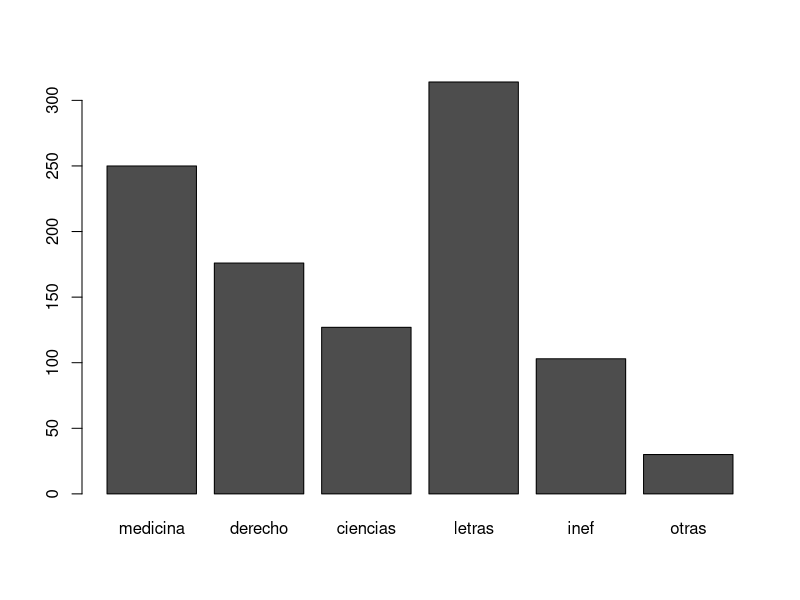
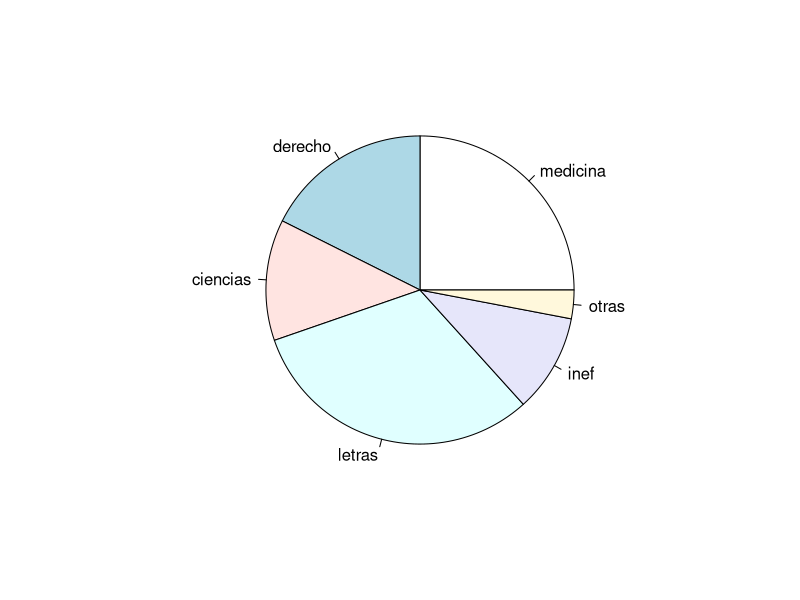
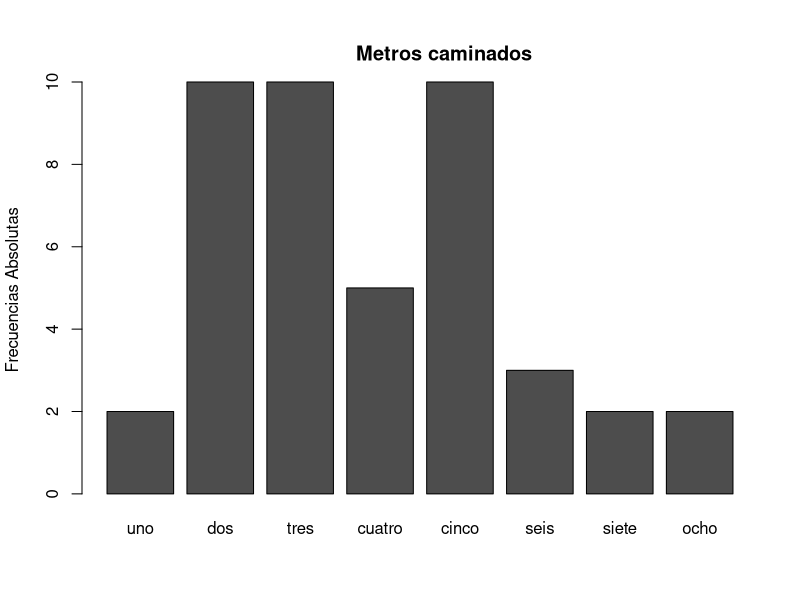
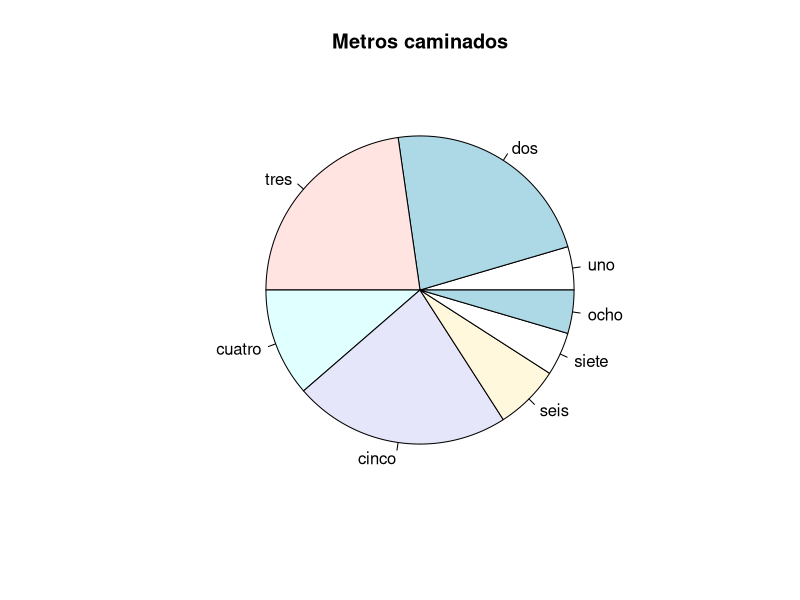
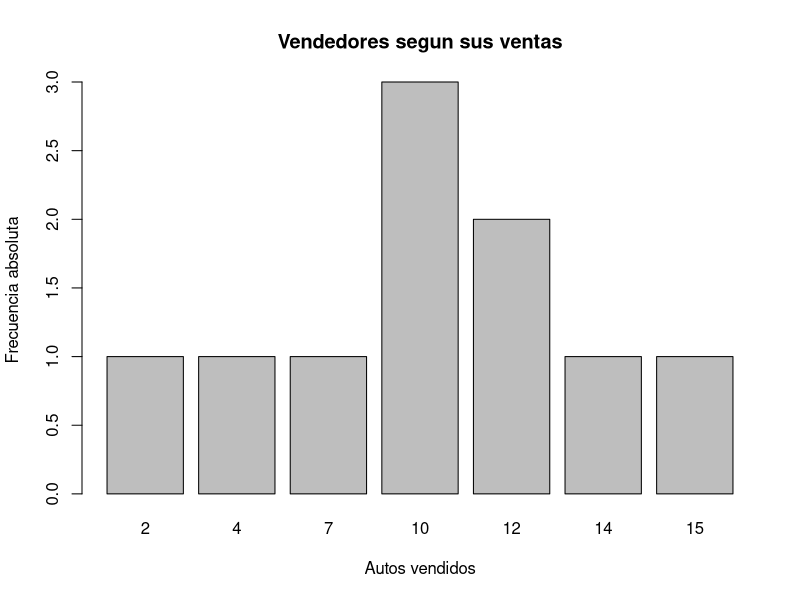
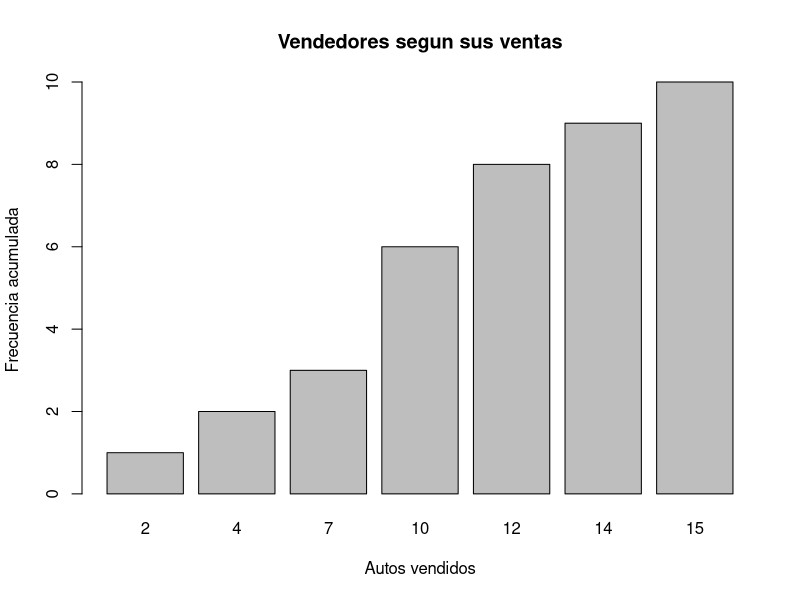

Recreate these plots in R, in order.
# Los alumnos del último curso de bachillerato de un Instituto 
# eligen carrera según los datos de la tabla siguiente 
# Construir la distribución de frecuencias adecuada para la variable 
# carrera elegida por los alumnos y realizar los gráficos pertinentes 
# que la representen
medicina <- 250
derecho <- 176
ciencias <- 127
letras <- 314
inef <- 103
otras <- 30
carreras <- cbind(medicina, derecho, ciencias, letras, inef, otras)
barplot(carreras)
pie(carreras, labels = c("medicina", "derecho", "ciencias", "letras", "inef", "otras"))

# En una clínica se han registrado durante un mes las longitudes
# en metros que los niños andan el primer día que comienzan a 
# caminar, obteniéndose los siguientes resultados:

# Construir la distribución de frecuencias adecuada para la variable
# logitud y realizar los gráficos pertinentes que la representen
n_niños <- c(2, 10, 10, 5, 10, 3, 2, 2)
uno <- 2
dos <- 10
tres <- 10
cuatro <- 5
cinco <- 10
seis <- 3
siete <- 2
ocho <- 2

frecuencia <- cbind(uno, dos, tres, cuatro, cinco, seis, siete, ocho)
nombres <- c("uno", "dos", "tres", "cuatro", "cinco", "seis", "siete", "ocho")

barplot(frecuencia, ylab = "Frecuencias Absolutas", main = "
        Metros caminados")
pie(frecuencia, labels = nombres, main = "Metros caminados")




# El número de automóviles que vendió cada uno de los 10 
# vendedores de una distribuidora en un mes especifico
# fueron: 
autos_vendidos <- c(2, 4, 7, 10, 12, 10, 14, 10, 15, 12)
fabs <- table(autos_vendidos)
fabs
barplot(fabs, xlab="Autos vendidos", ylab = "Frecuencia absoluta",main = "Vendedores segun sus ventas")
f_abs_acu <- cumsum(fabs)
f_abs_acu
barplot(f_abs_acu, xlab="Autos vendidos", ylab="Frecuencia acumulada", main="Vendedores segun sus ventas")
media <- mean(autos_vendidos)
# El promedio de autos vendido por los vendedores es
media
#defino la funcion moda que sobre una muestra, arma un tabla 
# y devuelve la etiqueta del valor mas representativo
moda_fun <- function(x) {return(as.numeric(names(which.max(table(x)))))}
moda <- moda_fun(autos_vendidos)
# El valor que mas veces mas se repitede autos vendidos por vendeor
moda
mediana <- median(autos_vendidos)
# EL valor central de la muesta es
mediana
# El valor tendencia central que dsescribe mejor el volumen de 
# ventas por vendedor es el promedio


# para calcular la varianza utilizamos la funcion var()
varianza <- var(autos_vendidos)
# el valor de varianza es
varianza

